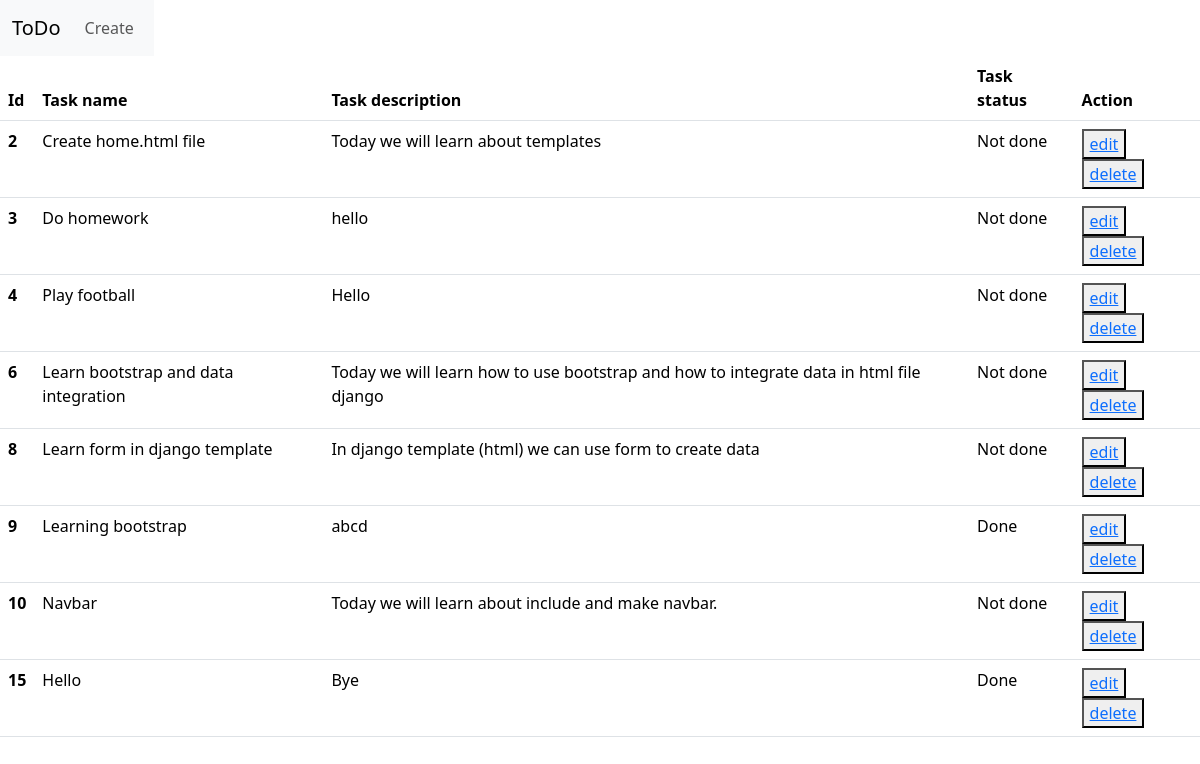
Page /home/ on the earlier database version.
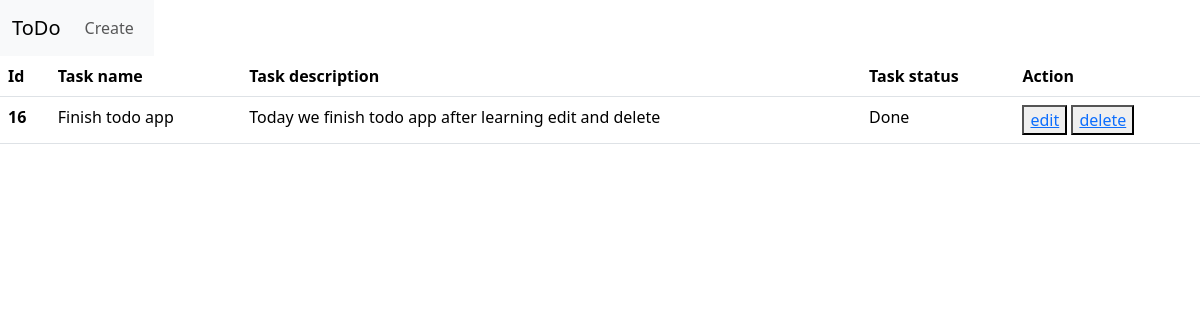
Same page on the later database version.
### base/models.py (models this page shows, shortened)
class ToDo(models.Model):
    status_choices = [('Done','Done'),('Not done','Not done')]
    title = models.CharField(max_length=200)
    description = models.TextField()
    status = models.CharField(max_length=60,choices=status_choices)

### base/views.py (the view)
# urls.py: path('home/',home,name='home'),
def home(request):
    todo_queryset = ToDo.objects.all()
    content = {'todo':todo_queryset}
    return render(request,'home.html',context=content)

### templates/home.html (shortened to what this page needs)
<!DOCTYPE html>
<html lang="en">
<head>
    <link href="https://cdn.jsdelivr.net/npm/bootstrap@5.3.1/dist/css/bootstrap.min.css" rel="stylesheet">
</head>
<body>
    <div class="nav">
      {% include 'navbar.html' %}
    </div>
    <table class="table">
        <thead>
          <tr>
            <th scope="col">Id</th>
            <th scope="col">Task name</th>
            <th scope="col">Task description</th>
            <th scope="col">Task status</th>
            <th scope="col">Action</th>
          </tr>
        </thead>
        <tbody>
          {% for i in todo %}
            <tr>
                <th scope="row">{{i.id}}</th>
                <td>{{i.title}}</td>
                <td>{{i.description}}</td>
                <td>{{i.status}}</td>
                <td><button><a href="{% url 'edit' pk=i.id %}">edit</a></button> <button><a href="{% url 'delete' pk=i.id%}">delete</a></button></td>
            </tr>
            {% endfor %}
        </tbody>
    </table>
</body>
</html>

### templates/navbar.html (shortened to what this page needs)
<!DOCTYPE html>
<html lang="en">
<head>
    <link href="https://cdn.jsdelivr.net/npm/bootstrap@5.3.1/dist/css/bootstrap.min.css" rel="stylesheet">
</head>
<body>
    <nav class="navbar navbar-expand-lg bg-body-tertiary">
        <div class="container-fluid">
          <a class="navbar-brand" href="{% url 'home' %}">ToDo</a>
          <div class="collapse navbar-collapse" id="navbarNav">
            <ul class="navbar-nav">
              <li class="nav-item">
                <a class="nav-link" href="{% url 'create' %}">Create</a>
              </li>
            </ul>
          </div>
        </div>
      </nav>
</body>
</html>

Differences in the rows shown:
removed ToDo: id "2", title "Create home.html file", description "Today we will learn about templates", status "Not done"
removed ToDo: id "3", title "Do homework", description "hello", status "Not done"
removed ToDo: id "4", title "Play football", description "Hello", status "Not done"
removed ToDo: id "6", title "Learn bootstrap and data integration", description "Today we will learn how to use bootstrap and how to integrate data in html file django", status "Not done"
removed ToDo: id "8", title "Learn form in django template", description "In django template (html) we can use form to create data", status "Not done"
removed ToDo: id "9", title "Learning bootstrap", description "abcd", status "Done"
removed ToDo: id "10", title "Navbar", description "Today we will learn about include and make navbar.", status "Not done"
removed ToDo: id "15", title "Hello", description "Bye", status "Done"
added ToDo: id "16", title "Finish todo app", description "Today we finish todo app after learning edit and delete", status "Done"
